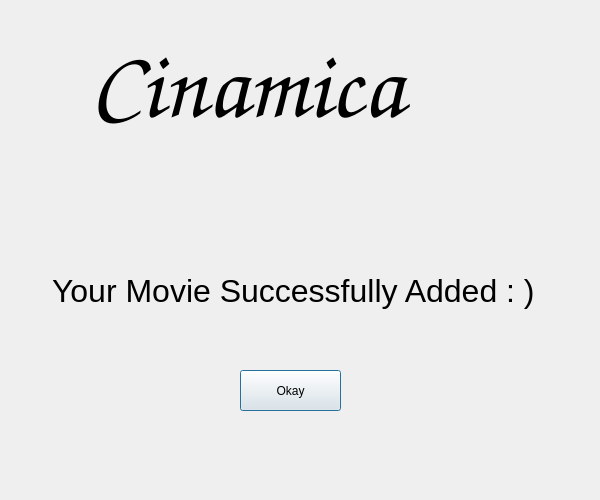
<?xml version="1.0" encoding="UTF-8"?>
<ui version="4.0">
 <class>SuccessfulAdding</class>
 <widget class="QDialog" name="SuccessfulAdding">
  <property name="geometry">
   <rect>
    <x>0</x>
    <y>0</y>
    <width>600</width>
    <height>500</height>
   </rect>
  </property>
  <property name="cursor">
   <cursorShape>OpenHandCursor</cursorShape>
  </property>
  <property name="windowTitle">
   <string>Dialog</string>
  </property>
  <widget class="QLabel" name="label_2">
   <property name="geometry">
    <rect>
     <x>52</x>
     <y>260</y>
     <width>491</width>
     <height>61</height>
    </rect>
   </property>
   <property name="font">
    <font>
     <pointsize>24</pointsize>
    </font>
   </property>
   <property name="text">
    <string>Your Movie Successfully Added : )</string>
   </property>
  </widget>
  <widget class="QPushButton" name="pushButton">
   <property name="geometry">
    <rect>
     <x>240</x>
     <y>370</y>
     <width>101</width>
     <height>41</height>
    </rect>
   </property>
   <property name="text">
    <string>Okay</string>
   </property>
  </widget>
  <widget class="QLabel" name="label_3">
   <property name="geometry">
    <rect>
     <x>90</x>
     <y>30</y>
     <width>421</width>
     <height>111</height>
    </rect>
   </property>
   <property name="font">
    <font>
     <family>Comic Sans MS</family>
     <pointsize>72</pointsize>
     <weight>75</weight>
     <italic>true</italic>
     <bold>true</bold>
    </font>
   </property>
   <property name="text">
    <string>Cinamica</string>
   </property>
  </widget>
 </widget>
 <resources/>
 <connections/>
</ui>
